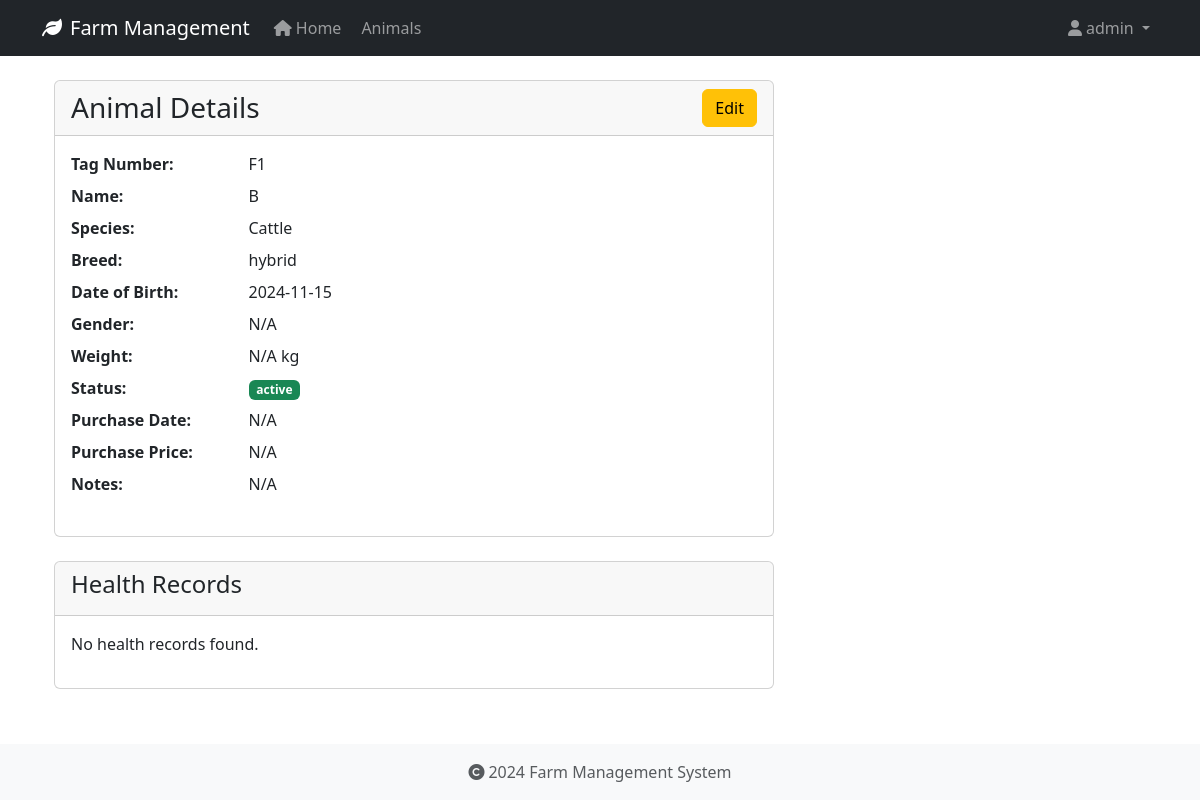
The app's page /animals/3 (signed in) with its own data.
### app/models/user.py (models this page shows, shortened)
class User(UserMixin, db.Model):
    id = db.Column(db.Integer, primary_key=True)
    username = db.Column(db.String(80), unique=True, nullable=False)
    email = db.Column(db.String(120), unique=True, nullable=False)
    password_hash = db.Column(db.String(128))
    role = db.Column(db.String(20), default='user')
    created_at = db.Column(db.DateTime, default=datetime.utcnow)
    last_login = db.Column(db.DateTime)
    is_active = db.Column(db.Boolean, default=True)
    first_name = db.Column(db.String(50))
    last_name = db.Column(db.String(50))
    reset_token = db.Column(db.String(100), unique=True)  # Store password reset token
    reset_token_expiration = db.Column(db.DateTime)       # Store token expiration time

### app/models/animal.py (models this page shows, shortened)
class Animal(db.Model):
    id = db.Column(db.Integer, primary_key=True)
    tag_number = db.Column(db.String(50), unique=True, nullable=False, index=True)
    name = db.Column(db.String(100), nullable=True)  # Explicitly mark as nullable
    species = db.Column(db.String(50), nullable=False, index=True)
    breed = db.Column(db.String(50), nullable=True)
    date_of_birth = db.Column(db.Date, nullable=True)
    gender = db.Column(db.String(20), nullable=True)
    weight = db.Column(db.Float, nullable=True)
    status = db.Column(db.String(20), default='active', nullable=False)
    purchase_date = db.Column(db.Date, nullable=True)
    purchase_price = db.Column(db.Float, nullable=True)
    notes = db.Column(db.Text, nullable=True)
    created_at = db.Column(db.DateTime, default=datetime.utcnow, nullable=False)
    updated_at = db.Column(db.DateTime, default=datetime.utcnow, onupdate=datetime.utcnow, nullable=False)
    wool_type = db.Column(db.String(50), nullable=True)
    last_shearing = db.Column(db.Date, nullable=True)
    fleece_weight = db.Column(db.Float, nullable=True)
    wool_grade = db.Column(db.String(20), nullable=True)
    lambing_status = db.Column(db.String(50), nullable=True)
    lambing_date = db.Column(db.Date, nullable=True)
    milk_production = db.Column(db.Float, nullable=True)
    last_milking = db.Column(db.Date, nullable=True)  # Changed from DateTime to Date
    milk_quality = db.Column(db.String(20), nullable=True)
    calving_status = db.Column(db.String(50), nullable=True)
    calving_date = db.Column(db.Date, nullable=True)
    milk_fat_content = db.Column(db.Float, nullable=True)
    egg_production = db.Column(db.Integer, nullable=True)
    egg_color = db.Column(db.String(20), nullable=True)
    comb_type = db.Column(db.String(20), nullable=True)
    laying_status = db.Column(db.String(20), nullable=True)
    last_laying_date = db.Column(db.Date, nullable=True)
    egg_size = db.Column(db.String(20), nullable=True)
    category = db.Column(db.String(50), nullable=True)
    special_needs = db.Column(db.Text, nullable=True)
    diet_requirements = db.Column(db.Text, nullable=True)
    habitat = db.Column(db.String(100), nullable=True)
    health_records = db.relationship('HealthRecord', backref='animal', lazy=True, cascade='all, delete-orphan')

### app/routes/animals.py (the view)
@bp.route('/<int:id>')
@login_required
def view(id):
    animal = Animal.query.get_or_404(id)
    return render_template('animals/view.html', animal=animal)

### app/models/user.py (called while the page is built)
@login_manager.user_loader
def load_user(user_id):
    return User.query.get(int(user_id))

### app/templates/animals/view.html (shortened to what this page needs)
{% extends "base.html" %}
{% block content %}
<div class="container">
    <div class="row">
        <div class="col-md-8">
            <div class="card">
                <div class="card-header">
                    <div class="d-flex justify-content-between align-items-center">
                        <h3 class="card-title mb-0">Animal Details</h3>
                        <a href="{{ url_for('animals.edit', id=animal.id) }}" class="btn btn-warning">Edit</a>
                    </div>
                </div>
                <div class="card-body">
                    <dl class="row">
                        <dt class="col-sm-3">Tag Number:</dt>
                        <dd class="col-sm-9">{{ animal.tag_number }}</dd>
                        <dt class="col-sm-3">Name:</dt>
                        <dd class="col-sm-9">{{ animal.name or 'N/A' }}</dd>
                        <dt class="col-sm-3">Species:</dt>
                        <dd class="col-sm-9">{{ animal.species }}</dd>
                        <dt class="col-sm-3">Breed:</dt>
                        <dd class="col-sm-9">{{ animal.breed or 'N/A' }}</dd>
                        <dt class="col-sm-3">Date of Birth:</dt>
                        <dd class="col-sm-9">{{ animal.date_of_birth.strftime('%Y-%m-%d') if animal.date_of_birth else 'N/A' }}</dd>
                        <dt class="col-sm-3">Gender:</dt>
                        <dd class="col-sm-9">{{ animal.gender or 'N/A' }}</dd>
                        <dt class="col-sm-3">Weight:</dt>
                        <dd class="col-sm-9">{{ animal.weight|round(2) if animal.weight else 'N/A' }} kg</dd>
                        <dt class="col-sm-3">Status:</dt>
                        <dd class="col-sm-9">
                            <span class="badge {% if animal.status == 'active' %}bg-success{% else %}bg-secondary{% endif %}">
                                {{ animal.status }}
                            </span>
                        </dd>
                        <dt class="col-sm-3">Purchase Date:</dt>
                        <dd class="col-sm-9">{{ animal.purchase_date.strftime('%Y-%m-%d') if animal.purchase_date else 'N/A' }}</dd>
                        <dt class="col-sm-3">Purchase Price:</dt>
                        <dd class="col-sm-9">{{ animal.purchase_price|round(2) if animal.purchase_price else 'N/A' }}</dd>
                        <dt class="col-sm-3">Notes:</dt>
                        <dd class="col-sm-9">{{ animal.notes or 'N/A' }}</dd>
                    </dl>
                </div>
            </div>
            <div class="card mt-4">
                <div class="card-header">
                    <h4>Health Records</h4>
                </div>
                <div class="card-body">
                    {% if animal.health_records %}
                        <table class="table">
                            <thead>
                                <tr>
                                    <th>Date</th>
                                    <th>Type</th>
                                    <th>Description</th>
                                    <th>Next Due</th>
                                </tr>
                            </thead>
                            <tbody>
                                {% for record in animal.health_records %}
                                <tr>
                                    <td>{{ record.date.strftime('%Y-%m-%d') }}</td>
                                    <td>{{ record.record_type }}</td>
                                    <td>{{ record.description }}</td>
                                    <td>{{ record.next_due_date.strftime('%Y-%m-%d') if record.next_due_date else 'N/A' }}</td>
                                </tr>
                                {% endfor %}
                            </tbody>
                        </table>
                    {% else %}
                        <p>No health records found.</p>
                    {% endif %}
                </div>
            </div>
        </div>
    </div>
</div>
{% endblock %}

### app/templates/base.html (shortened to what this page needs)
<!DOCTYPE html>
<html lang="en">
<head>
    <link rel="stylesheet" href="https://cdn.jsdelivr.net/npm/bootstrap@5.3.2/dist/css/bootstrap.min.css">
    <link rel="stylesheet" href="https://cdnjs.cloudflare.com/ajax/libs/font-awesome/6.0.0/css/all.min.css">
    <link rel="stylesheet" href="{{ url_for('static', filename='css/main.css') }}">
</head>
<body>
    <nav class="navbar navbar-expand-lg navbar-dark bg-dark">
        <div class="container">
            <a class="navbar-brand" href="{{ url_for('main.index') }}">
                <i class="fas fa-leaf me-2"></i>Farm Management
            </a>
            <div class="collapse navbar-collapse" id="navbarNav">
                <ul class="navbar-nav">
                    <li class="nav-item">
                        <a class="nav-link" href="{{ url_for('main.index') }}">
                            <i class="fas fa-home me-1"></i>Home
                        </a>
                    </li>
                    <li class="nav-item">
                        <a class="nav-link" href="{{ url_for('animals.index') }}">
                            Animals
                        </a>
                    </li>
                </ul>
                <ul class="navbar-nav ms-auto">
                    {% if current_user.is_authenticated %}
                        <li class="nav-item dropdown">
                            <a class="nav-link dropdown-toggle" href="#" id="userDropdown" role="button" data-bs-toggle="dropdown">
                                <i class="fas fa-user me-1"></i>{{ current_user.username }}
                            </a>
                        </li>
                    {% endif %}
                </ul>
            </div>
        </div>
    </nav>
    <main class="container mt-4">
        {% block content %}
        {% endblock %}
    </main>
    <footer class="footer mt-auto py-3 bg-light">
        <div class="container text-center">
            <span class="text-muted">
                <i class="fas fa-copyright me-1"></i>2024 Farm Management System
            </span>
        </div>
    </footer>
</body>
</html>

### app/static/css/main.css (style rules this page uses)
body { min-height: 100vh; display: flex; flex-direction: column; }
main { flex: 1 0 auto; }
.footer { flex-shrink: 0; }

### records on screen
User: username "admin"
Animal: tag_number "F1", name "B", species "Cattle", breed "hybrid", date_of_birth "2024-11-15", gender "N/A", weight "N/A", status "active", purchase_date "N/A", purchase_price "N/A", notes "N/A"
